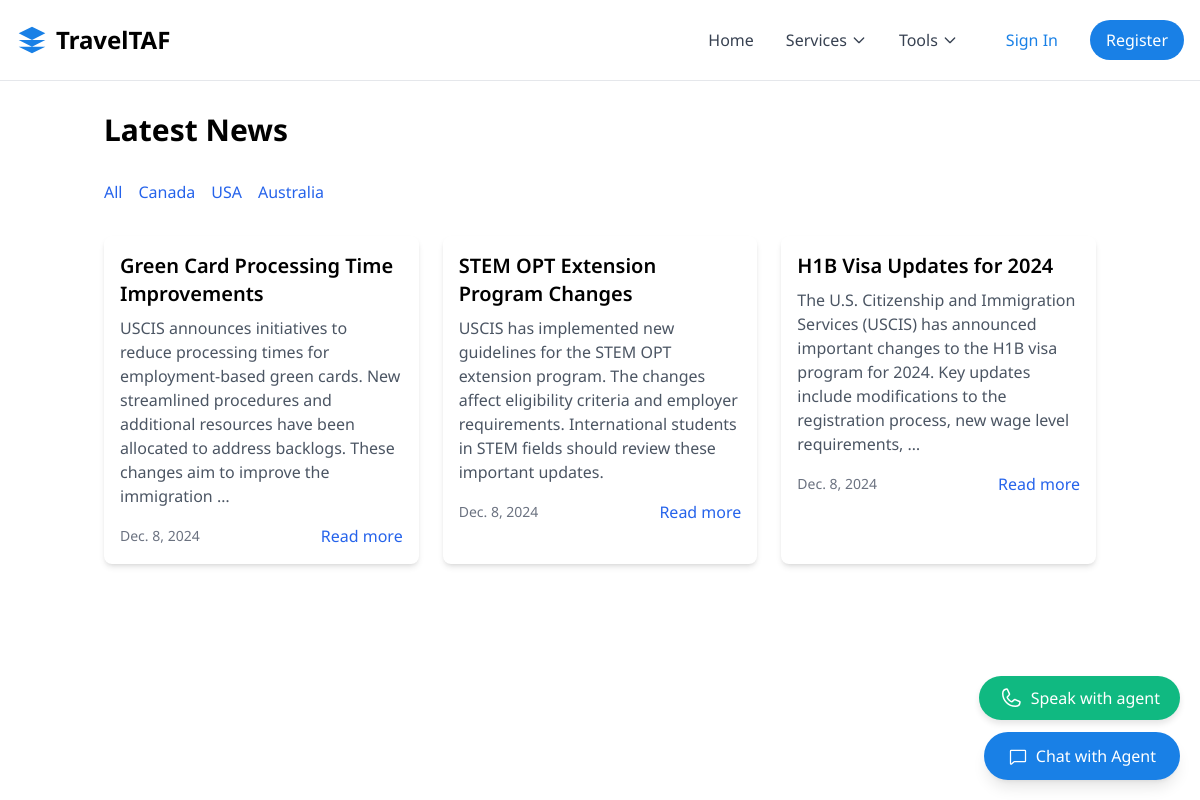
Screenshot of /news/category/usa/ with the database file from the repository.
### news/models.py (models this page shows, shortened)
class NewsCategory(models.Model):
    name = models.CharField(max_length=100)
    slug = models.SlugField(unique=True)
    description = models.TextField(blank=True)
    class Meta:
        verbose_name_plural = "News Categories"

class News(models.Model):
    title = models.CharField(max_length=255)
    slug = models.SlugField(unique=True)
    content = models.TextField()
    category = models.ForeignKey(NewsCategory, on_delete=models.CASCADE, related_name='news')
    published_date = models.DateTimeField(auto_now_add=True)
    updated_date = models.DateTimeField(auto_now=True)
    author = models.CharField(max_length=100)
    image = models.ImageField(upload_to='news_images/', null=True, blank=True)
    is_featured = models.BooleanField(default=False)
    is_published = models.BooleanField(default=True)
    class Meta:
        verbose_name_plural = "News Articles"
        ordering = ['-published_date']
    def get_absolute_url(self):
        return reverse('news:detail', kwargs={'slug': self.slug})

### news/views.py (the view)
# urls.py: path('', views.NewsListView.as_view(), name='list'),
class NewsListView(ListView):
    model = News
    template_name = 'news/news_list.html'
    context_object_name = 'news_list'
    paginate_by = 10
    def get_queryset(self):
        category_slug = self.kwargs.get('category_slug')
        if category_slug:
            category = get_object_or_404(NewsCategory, slug=category_slug)
            return News.objects.filter(category=category, is_published=True)
        return News.objects.filter(is_published=True)
    def get_context_data(self, **kwargs):
        context = super().get_context_data(**kwargs)
        context['categories'] = NewsCategory.objects.all()
        return context

### templates/news/news_list.html (shortened to what this page needs)
{% extends 'base.html' %}
{% block content %}
<div class="container mx-auto px-4 py-8">
    <h1 class="text-3xl font-bold mb-8">Latest News</h1>
    <div class="mb-8">
        <div class="flex space-x-4">
            <a href="{% url 'news:list' %}" class="text-blue-600 hover:text-blue-800">All</a>
            {% for category in categories %}
            <a href="{% url 'news:category' category.slug %}" class="text-blue-600 hover:text-blue-800">
                {{ category.name }}
            </a>
            {% endfor %}
        </div>
    </div>
    <div class="grid grid-cols-1 md:grid-cols-2 lg:grid-cols-3 gap-6">
        {% for news in news_list %}
        <div class="bg-white rounded-lg shadow-md overflow-hidden">
            <div class="p-4">
                <h2 class="text-xl font-semibold mb-2">{{ news.title }}</h2>
                <p class="text-gray-600 mb-4">{{ news.content|truncatewords:30 }}</p>
                <div class="flex justify-between items-center">
                    <span class="text-sm text-gray-500">{{ news.published_date|date }}</span>
                    <a href="{{ news.get_absolute_url }}" class="text-blue-600 hover:text-blue-800">Read more</a>
                </div>
            </div>
        </div>
        {% empty %}
        <p>No news articles available.</p>
        {% endfor %}
    </div>
</div>
{% endblock %}

### static/css/index.css (style rules this page uses)
body { font-family: "Noto Serif", "Noto Sans", sans-serif; }

### templates/base.html (style rules this page uses)
body { font-family: 'Noto Sans', sans-serif; }

### rows the page displays
NewsCategory: name "Canada"
NewsCategory: name "USA"
NewsCategory: name "Australia"
News: title "Green Card Processing Time Improvements", content "USCIS announces initiatives to reduce processing times for employment-based green cards. New streamlined procedures and additional resources have been allocated to address backlogs. These changes aim to improve the immigration …", published_date "Dec. 8, 2024"
News: title "STEM OPT Extension Program Changes", content "USCIS has implemented new guidelines for the STEM OPT extension program. The changes affect eligibility criteria and employer requirements. International students in STEM fields should review these important updates.", published_date "Dec. 8, 2024"
News: title "H1B Visa Updates for 2024", content "The U.S. Citizenship and Immigration Services (USCIS) has announced important changes to the H1B visa program for 2024. Key updates include modifications to the registration process, new wage level requirements, …", published_date "Dec. 8, 2024"
